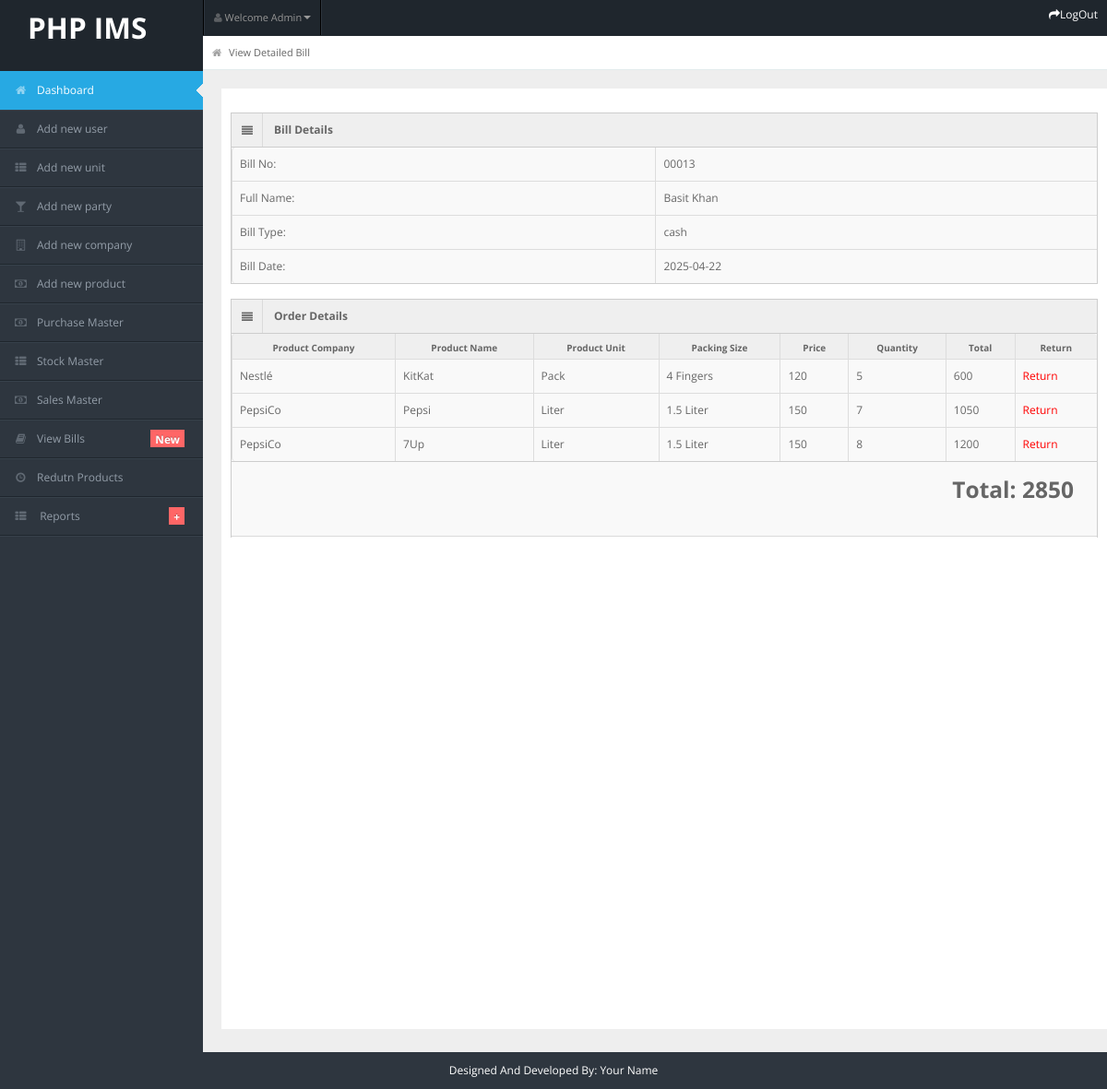
The app's page /admin/view_bill_details.php?id=13 (signed in) with its own data.
### tables this page shows
CREATE TABLE `billing_header` (
  `id` int(11) NOT NULL,
  `full_name` varchar(100) NOT NULL,
  `bill_type` varchar(30) NOT NULL,
  `date` date NOT NULL,
  `bill_no` varchar(50) NOT NULL,
  `username` varchar(50) NOT NULL
);

CREATE TABLE `billing_details` (
  `id` int(11) NOT NULL,
  `bill_id` varchar(50) NOT NULL,
  `product_comapny` varchar(50) NOT NULL,
  `product_nme` varchar(50) NOT NULL,
  `product_unit` varchar(20) NOT NULL,
  `packing_size` varchar(30) NOT NULL,
  `price` varchar(10) NOT NULL,
  `qty` varchar(10) NOT NULL
);

### admin/view_bill_details.php (the view, shortened to what this page needs)
<?php
include("header.php");
include("../user/connection.php");
$id = $_GET["id"];
$bill_no = "";
$full_name = "";
$bill_type = "";
$bill_date = "";
$res =  mysqli_query($link, "Select * from billing_header where id = '$id' ");
while ($row = mysqli_fetch_array($res)){
    $bill_no = $row["bill_no"];
    $full_name = $row["full_name"];
    $bill_type = $row["bill_type"];
    $bill_date = $row["date"];
}
?>
<div id="content">
    <div id="content-header">
        <div id="breadcrumb"><a href="index.html" title="Go to Home" class="tip-bottom"><i class="icon-home"></i>
            View Detailed Bill</a></div>
    </div>
    <div class="container-fluid">
        <div class="row-fluid" style="background-color: white; min-height: 1000px; padding:10px;">
            <div class="widget-box">
                <div class="widget-title"> <span class="icon"> <i class="icon-align-justify"></i> </span>
                    <h5>Bill Details</h5>
                </div>
                <div class="widget-content nopadding">
                    <table class="table table-bordered table-striped">
                        <tbody>
                            <tr>
                                <td>Bill No: </td>
                                <td><?php echo $bill_no ?></td>
                            </tr>
                            <tr>
                                <td>Full Name: </td>
                                <td><?php echo $full_name ?></td>
                            </tr>
                            <tr>
                                <td>Bill Type: </td>
                                <td><?php echo $bill_type ?></td>
                            </tr>
                            <tr>
                                <td>Bill Date: </td>
                                <td><?php echo $bill_date ?></td>
                            </tr>
                        </tbody>
                    </table>
                </div>
            </div>
            <div class="widget-box">
                <div class="widget-title"> <span class="icon"> <i class="icon-align-justify"></i> </span>
                    <h5>Order Details</h5>
                </div>
                <div class="widget-content nopadding">
                    <table class="table table-bordered table-striped">
                        <thead>
                            <tr>
                                <th>Product Company</th>
                                <th>Product Name</th>
                                <th>Product Unit</th>
                                <th>Packing Size</th>
                                <th>Price</th>
                                <th>Quantity</th>
                                <th>Total</th>
                                <th>Return</th>
                            </tr>
                        </thead>
                        <tbody>
                           <?php
                           $total = 0;
                           $res = mysqli_query($link,"Select * from billing_details where bill_id = '$id' ");
                           while ($row = mysqli_fetch_array($res)){
                            ?>
                            <tr>
                                <td><?php echo $row["product_comapny"]; ?></td>
                                <td><?php echo $row["product_nme"]; ?></td>
                                <td><?php echo $row["product_unit"]; ?></td>
                                <td><?php echo $row["packing_size"]; ?></td>
                                <td><?php echo $row["price"]; ?></td>
                                <td><?php echo $row["qty"]; ?></td>
                                <td><?php echo $row["price"] * $row["qty"]; ?></td>
                                <td><a style="color: red;" href="return.php?id=<?php echo $row["id"]; ?>">Return</a></td>
                            </tr>
                            <?php
                            $total = $total + ($row["price"] * $row["qty"]);
                           }
                           ?>
                        </tbody>
                    </table>
                </div>
                <div style="margin:0 25px; display: flex; justify-content: right; " >
                    <h3>Total: <?php echo $total; ?></h3>
                </div>
                <hr>
            </div>
        </div>
    </div>
</div>
<?php
include("footer.php");
?>

### admin/css/matrix-style.css (style rules this page uses)
* { outline:none !important; -moz-outline: none !important; }
html, body { height:100% }
body { overflow-x: hidden; margin-top: -10px; font-family: 'Open Sans', sans-serif; font-size:12px; color:#666; }
a { color:#666; }
select, textarea, input[type="text"], input[type="password"], input[type="datetime"], input[type="datetime-local"], input[type="date"], input[type="month"], input[type="time"], input[type="week"], input[type="number"], input[type="email"], input[type="url"], input[type="search"], input[type="tel"], input[type="color"], .uneditable-input, .label, .dropdown-menu, .btn, .well, .progress, .table-bordered, .btn-group > .btn:first-child, .btn-group > .btn:last-child, .btn-group > .btn:last-child, .btn-group > .dropdown-toggle, .alert { border-radius:0px; }
hr { border-top-color:#dadada; }
#content { background: none repeat scroll 0 0 #eeeeee; margin-left: 220px; margin-right: 0; padding-bottom: 25px; position: relative; min-height:100%; width: auto; }
#content-header { position: abslute; width: 100%; margin-top: -38px; z-index: 20; }
.container-fluid .row-fluid:first-child { margin-top: 20px; }
#breadcrumb { background-color: #fff; border-bottom: 1px solid #e3ebed; }
#breadcrumb a { padding: 8px 20px 8px 10px; display: inline-block; background-image: url('../img/breadcrumb.png'); background-position: center right; background-repeat: no-repeat; font-size: 11px; color: #666666; }
#breadcrumb a:last-child { background-image:none; }
#breadcrumb a i { margin-right: 5px; opacity: .6; }
.stat-boxes .peity_bar_good, .stat-boxes .peity_line_good, { color: #459D1C; }
.widget-box { background: none repeat scroll 0 0 #F9F9F9; border-left: 1px solid #CDCDCD; border-top: 1px solid #CDCDCD; border-right: 1px solid #CDCDCD; clear: both; margin-top: 16px; margin-bottom: 16px; position: relative; }
.widget-title, .modal-header, .table th, div.dataTables_wrapper .ui-widget-header { background:#efefef; border-bottom: 1px solid #CDCDCD; height: 36px; }
.widget-title span.icon { padding: 9px 10px 7px 11px; float: left; border-right:1px solid #dadada; }
.widget-title h5 { color: #666; float: left; font-size: 12px; font-weight: bold; padding: 12px; line-height: 12px; margin: 0; }
.widget-content { padding:15px; border-bottom: 1px solid #cdcdcd; }
.table th { height: auto; font-size: 10px; padding: 5px 10px 2px; border-bottom: 0; text-align: center; color: #666666; }
.nopadding { padding: 0 !important; }
.nopadding .table { margin-bottom: 0; }
.nopadding .table-bordered { border: 0; }

### admin/css/matrix-media.css (style rules this page uses)
body { background:#2E363F; }

### records on screen
billing_header: bill_no "00013", full_name "Basit Khan", bill_type "cash", date "2025-04-22"
billing_details: product_comapny "Nestlé", product_nme "KitKat", product_unit "Pack", packing_size "4 Fingers", price "120", qty "5", $row["price"] * $row["qty"] "600"
billing_details: product_comapny "PepsiCo", product_nme "Pepsi", product_unit "Liter", packing_size "1.5 Liter", price "150", qty "7", $row["price"] * $row["qty"] "1050"
billing_details: product_comapny "PepsiCo", product_nme "7Up", product_unit "Liter", packing_size "1.5 Liter", price "150", qty "8", $row["price"] * $row["qty"] "1200"

### other values on screen
$total "2850"
